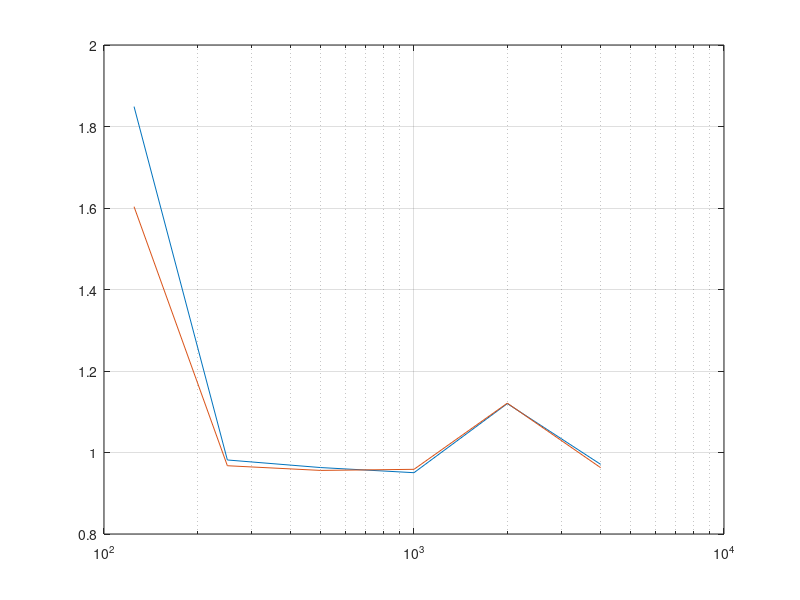

Write MATLAB code to recreate this figure. (Note: this script raises an error after producing the figure.)
clc
close all
clear

%% reverb time and absorption of concert hall
% Mepfit Room  
% All tables are for the octave bands from 125 Hz to 4 kHz
f_oct = [125 250 500 1000 2000 4000];
c = 340;                                            % speed of sound

%%

abs_occ = [0.62 0.72 0.8 0.83 0.84 0.85];           % absorption coeff seated
abs_empty = [0.54 0.62 0.68 0.7 0.68 0.66];         % absorption coeff empty
att_coeff = [0 0 0.001 0.002 0.004 0.0086];         % attanuation coeff

abs_absorber = [0.7	0.95 0.95 0.95 0.9 0.9];        % absorption coeff of absorber (example)
abs_absorber_low = [0.75 0.65 0.5 0.2 0.1 0.1];     % absorption coeff of low freq absorber
abs_wood = [0.15 0.11 0.10 0.07 0.06 0.07];
abs_glass = [0.18 0.06 0.04 0.05 0.02 0.02];
abs_brick = [0.03 0.03 0.03 0.04 0.05 0.07];
abs_stone = [0.01 0.01 0.015 0.02 0.02 0.02];

%%
% things you should adjust
V = 21727;                                          % Volume of concert hall
S_peraudiencemember = 0.5*0.55;                     % area per seat
S_absorber = 0;                                   % area of normal absorbers
S_absorber_low = 250;                               % area of low frequency absorbers
% end


S_audience = 2300 * S_peraudiencemember;            % area of whole audience
S_concerthall_wall = 5850;
S_window = 117.6;

A_concerthall_wall = abs_wood*S_concerthall_wall;
A_absorber = - S_absorber * log(1-abs_absorber);    % eq. absorption area of absorbers
A_absorber_low = - S_absorber_low * log(1-abs_absorber_low);
A_glass = abs_glass*S_window;
A_occ = - S_audience*log(1-abs_occ);                % eq. absorption area of audience
A_empty = - S_audience*log(1-abs_empty);            % eq. absorption area of seats

A_total_occ = A_concerthall_wall + A_absorber + A_absorber_low + A_glass + A_occ; 
A_total_empty = A_concerthall_wall + A_absorber + A_absorber_low + A_glass + A_empty; 

% reverb time when seated and empty
T_60_calc_occ = 24*log(10)*V./(c*(4*att_coeff*V + A_total_occ));
T_60_calc_empty = 24*log(10)*V./(c*(4*att_coeff*V + A_total_empty));

%% clarity
r = 1:0.1:50;       % distance

E_direct = zeros(1,length(r));
E_direct(:) = 100./r.^2;

E_early_empty = zeros(length(T_60_calc_empty), length(r));
E_late_empty = zeros(length(T_60_calc_empty), length(r));
C_80_empty = zeros(length(T_60_calc_empty), length(r));     % clarity when emtpy

E_early_occ = zeros(length(T_60_calc_occ), length(r));
E_late_occ = zeros(length(T_60_calc_occ), length(r));
C_80_occ = zeros(length(T_60_calc_occ), length(r));         % clarity when fully seated

for i = 1:length(T_60_calc_empty)

    E_early_empty(i,:) = (31200*T_60_calc_empty(i)/V)*exp(-0.04.*r./T_60_calc_empty(i))*(1-exp(-1.11/T_60_calc_empty(i)));
    E_late_empty(i,:) = (31200*T_60_calc_empty(i)/V)*exp(-0.04.*r./T_60_calc_empty(i))*exp(-1.11/T_60_calc_empty(i));
    C_80_empty(i,:) = 10*log10((E_direct+E_early_empty(i,:))./E_late_empty(i,:));

    E_early_occ(i,:) = (31200*T_60_calc_occ(i)/V)*exp(-0.04.*r./T_60_calc_occ(i))*(1-exp(-1.11/T_60_calc_occ(i)));
    E_late_occ(i,:) = (31200*T_60_calc_occ(i)/V)*exp(-0.04.*r./T_60_calc_occ(i))*exp(-1.11/T_60_calc_occ(i));
    C_80_occ(i,:) = 10*log10((E_direct+E_early_empty(i,:))./E_late_empty(i,:));
end

%% strength

A = 0.163*V./T_60_calc_occ;             % equivilant absorption area
Q = 1;                                  % directivity
delta = 6.91./T_60_calc_empty;          % decay
ref = Q/(4*pi*10^2);                    % reference
dir = Q./(4*pi*r.^2);                   % direct component

diff = zeros(length(A), length(r));     % diffuse component
G = zeros(length(A), length(r));

for i = 1:length(A)
    diff(i,:) = 4./A(i) * exp(-2*delta(i)*r./c);
    G(i,:) = 10*log10((dir + diff(i,:))./ref);  % Strength for all six octave bands
end

%% rehersal room

% things you should adjust 
S_absorber_rehersal = 70;
S_absorber_low_rehersal = 20; 

n_person = 1:50;                             % number of people in rehersal room
V_rehersal = 1190;                       % Volume of rehersal room
S_wall = 538;         % area of the walls, floor and ceiling in rehersal room
% end

A_absorber_rehersal = - S_absorber_rehersal * log(1-abs_absorber);
A_absorber_rehersal_low = - S_absorber_low_rehersal * log(1-abs_absorber_low);
A_person = [0.05 0.16 0.25 0.58 0.86 1.03]; % eq. absorption area per person
A_wall = S_wall*abs_wood;                   % eq. absorption area of walls


% reverberation time of rehersal room
T_60_rehersal = zeros(length(n_person), length(A_wall));
for i = n_person
    T_60_rehersal(i,:) = 0.163*V_rehersal./(n_person(i)*A_person + A_wall + A_absorber_rehersal_low + A_absorber_rehersal);
end

%% lobby

V_lobby1 = 6275;
S_ceiling_L1 = 880;
S_walls_L1 = 780;
S_floor_L1 = 1255;
S_window_L1 = 125;
S_absorber_L1 = 50;
S_absorber_low_L1 = 250;

V_lobby2 = 4500;
S_ceiling_L2 = 1090;
S_walls_L2 = 680;
S_floor_L2 = 900;
S_window_L2 = 125;
S_absorber_L2 = 50;
S_absorber_low_L2 = 150;


A_ceiling_L1 = S_ceiling_L1*abs_wood;
A_walls_L1 = S_walls_L1*abs_brick;
A_floor_L1 = S_floor_L1*abs_stone;
A_window_L1 = S_window_L1*abs_glass;
A_absorber_L1 = - S_absorber_L1 * log(1-abs_absorber);
A_absorber_low_L1 = - S_absorber_low_L1 * log(1-abs_absorber);
A_total_L1 = A_ceiling_L1 + A_walls_L1 + A_floor_L1 + A_window_L1 + A_absorber_L1 + A_absorber_low_L1;

A_ceiling_L2 = S_ceiling_L2*abs_wood;
A_walls_L2 = S_walls_L2*abs_brick;
A_floor_L2 = S_floor_L2*abs_stone;
A_window_L2 = S_window_L2*abs_glass;
A_absorber_L2 = - S_absorber_L2 * log(1-abs_absorber);
A_absorber_low_L2 = - S_absorber_low_L2 * log(1-abs_absorber);
A_total_L2 = A_ceiling_L2 + A_walls_L2 + A_floor_L2 + A_window_L2 + A_absorber_L2 + A_absorber_low_L2;

T_60_Lobby1 = 24*log(10)*V_lobby1./(c*(4*att_coeff*V_lobby1 + A_total_L1));
T_60_Lobby2 = 24*log(10)*V_lobby2./(c*(4*att_coeff*V_lobby2 + A_total_L2));

%% MEPFIT
V_mepfit = 2.7*25*5 + 11*23*5 + 28*16*5;
S_mepfit = 2*(2.7*25 + 11*23 + 28*16) + 2*(25+23+28)*5;

A_mepfit = S_mepfit*abs_wood;
%% plots

% % clarity
% figure
% plot(r, C_80_occ)
% hold on
% thickenall_big;
% grid on
% xlabel('Distance r in m')
% ylabel('Clarity C_{80} in dB')
% legend('125','250','500','1k','2k','4k')
% %ylim([-5 20])
% 
% % strength
% figure
% plot(r, G)
% thickenall_big;
% grid on 
% legend('125','250','500','1k','2k','4k')
% xlabel('Distance r in m')
% ylabel('Strength G in dB')
% xlim([0 40])
% ylim([-5 20])

% lobby
figure
semilogx(f_oct, T_60_Lobby1)
hold on
grid on
semilogx(f_oct, T_60_Lobby2)
thickenall_big;
xticks(f_oct);
xticklabels({'125', '250', '500', '1k', '2k', '4k'})
%xlim([0 5000])
ylim([0 3])
xlabel('f in Hz')
ylabel('T_{60} in s')
legend('Lobby1','Lobby2')

% T_60 in concert hall
figure
semilogx(f_oct, T_60_calc_empty)
hold on
grid on
semilogx(f_oct, T_60_calc_occ)
thickenall_big;
xticks(f_oct);
xticklabels({'125', '250', '500', '1k', '2k', '4k'})
%xlim([0 5000])
ylim([0 3])
xlabel('f in Hz')
ylabel('T_{60} in s')
legend('empty','seated')

% T_60 in rehersal room
figure
semilogx(f_oct, T_60_rehersal(1,:))
hold on
grid on
semilogx(f_oct, T_60_rehersal(25,:))
semilogx(f_oct, T_60_rehersal(50,:))
thickenall_big;
xticks(f_oct);
xticklabels({'125', '250', '500', '1k', '2k', '4k'})
%xlim([0 5000])
ylim([0 3])
xlabel('f in Hz')
ylabel('T_{60} in s')
legend('1 Musician','25 Musicians', '50 Musicians')
